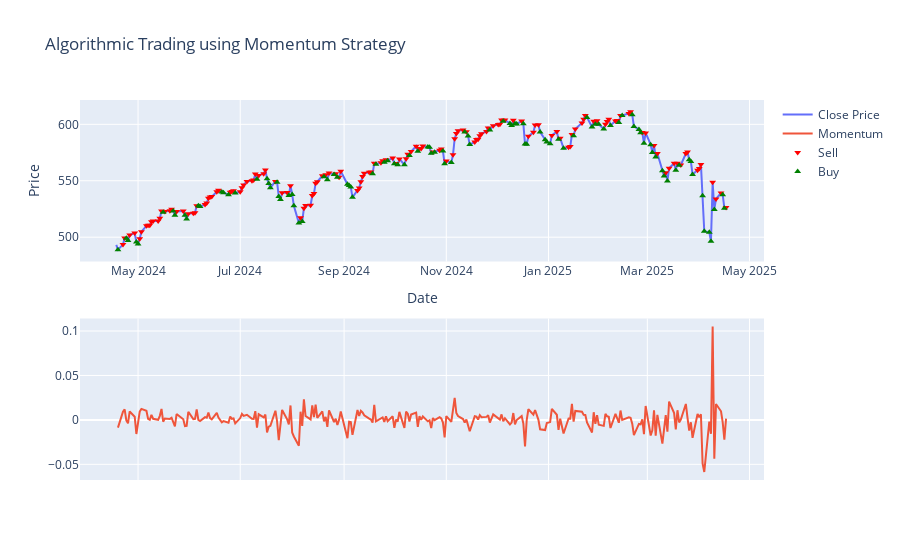

Notebook cell for this chart:
### Markdown cell above
## Buy & Sell Signals

### Code cell
# Adding the buy and sell signals
figure.add_trace(go.Scatter(x=data.loc[data['momentum'] > 0].index, 
                         y=data.loc[data['momentum'] > 0]['Close'], 
                         mode='markers', name='Sell', 
                         marker=dict(color='Red', symbol='triangle-down')))

figure.add_trace(go.Scatter(x=data.loc[data['momentum'] < 0].index, 
                         y=data.loc[data['momentum'] < 0]['Close'], 
                         mode='markers', name='Buy', 
                         marker=dict(color='Green', symbol='triangle-up')))

figure.update_layout(title='Algorithmic Trading using Momentum Strategy',
                  xaxis_title='Date',
                  yaxis_title='Price')
figure.update_yaxes(title="Momentum", secondary_y=True)
figure.show()
